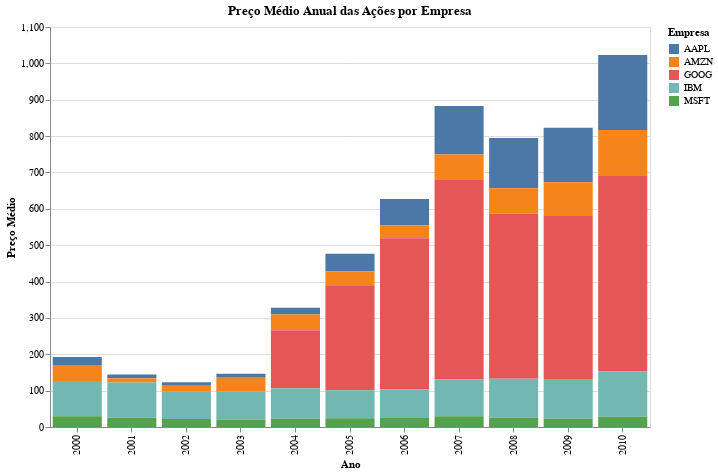

Notebook cell for this chart:
### Code cell
import pandas as pd
import altair as alt

url = "https://raw.githubusercontent.com/altair-viz/vega_datasets/master/vega_datasets/_data/stocks.csv"
df = pd.read_csv(url)

df['d'] = pd.to_datetime(df['date'])
df['a'] = df['d'].dt.year

pm = df.groupby(['a', 'symbol'])['price'].mean().reset_index()

graf = alt.Chart(pm).mark_bar().encode(
    x=alt.X('a:O', title='Ano'),
    y=alt.Y('price:Q', title='Preço Médio'),
    color=alt.Color('symbol:N', title='Empresa', legend=alt.Legend(title='Empresa')),
    tooltip=['a', 'symbol', 'price']
).properties(
    title='Preço Médio Anual das Ações por Empresa',
    width=600,
    height=400
).interactive()

graf.show()

### Figure 1 — Vega-Lite specification as saved in the notebook (floating-point values rounded to 4 significant figures)
{"config": {"view": {"continuousWidth": 300, "continuousHeight": 300}}, "data": {"name": "data-e91f421613a5344d49d5a864f547b6a4"}, "mark": {"type": "bar"}, "encoding": {"color": {"field": "symbol", "legend": {"title": "Empresa"}, "title": "Empresa", "type": "nominal"}, "tooltip": [{"field": "a", "type": "quantitative"}, {"field": "symbol", "type": "nominal"}, {"field": "price", "type": "quantitative"}], "x": {"field": "a", "title": "Ano", "type": "ordinal"}, "y": {"field": "price", "title": "Preço Médio", "type": "quantitative"}}, "height": 400, "params": [{"name": "param_7", "select": {"type": "interval", "encodings": ["x", "y"]}, "bind": "scales"}], "title": "Preço Médio Anual das Ações por Empresa", "width": 600, "$schema": "https://vega.github.io/schema/vega-lite/v5.20.1.json", "datasets": {"data-e91f421613a5344d49d5a864f547b6a4": [{"a": 2000, "symbol": "AAPL", "price": 21.75}, {"a": 2000, "symbol": "AMZN", "price": 43.93}, {"a": 2000, "symbol": "IBM", "price": 96.91}, {"a": 2000, "symbol": "MSFT", "price": 29.67}, {"a": 2001, "symbol": "AAPL", "price": 10.18}, {"a": 2001, "symbol": "AMZN", "price": 11.74}, {"a": 2001, "symbol": "IBM", "price": 96.97}, {"a": 2001, "symbol": "MSFT", "price": 25.35}, {"a": 2002, "symbol": "AAPL", "price": 9.408}, {"a": 2002, "symbol": "AMZN", "price": 16.72}, {"a": 2002, "symbol": "IBM", "price": 75.12}, {"a": 2002, "symbol": "MSFT", "price": 21.83}, {"a": 2003, "symbol": "AAPL", "price": 9.348}, {"a": 2003, "symbol": "AMZN", "price": 39.02}, {"a": 2003, "symbol": "IBM", "price": 77.31}, {"a": 2003, "symbol": "MSFT", "price": 20.93}, {"a": 2004, "symbol": "AAPL", "price": 18.72}, {"a": 2004, "symbol": "AMZN", "price": 43.27}, {"a": 2004, "symbol": "GOOG", "price": 159.5}, {"a": 2004, "symbol": "IBM", "price": 83.89}, {"a": 2004, "symbol": "MSFT", "price": 22.67}, {"a": 2005, "symbol": "AAPL", "price": 48.17}, {"a": 2005, "symbol": "AMZN", "price": 40.19}, {"a": 2005, "symbol": "GOOG", "price": 286.5}, {"a": 2005, "symbol": "IBM", "price": 77.5}, {"a": 2005, "symbol": "MSFT", "price": 23.85}, {"a": 2006, "symbol": "AAPL", "price": 72.04}, {"a": 2006, "symbol": "AMZN", "price": 36.25}, {"a": 2006, "symbol": "GOOG", "price": 415.3}, {"a": 2006, "symbol": "IBM", "price": 78.72}, {"a": 2006, "symbol": "MSFT", "price": 24.76}, {"a": 2007, "symbol": "AAPL", "price": 133.4}, {"a": 2007, "symbol": "AMZN", "price": 69.95}, {"a": 2007, "symbol": "GOOG", "price": 548.8}, {"a": 2007, "symbol": "IBM", "price": 101.3}, {"a": 2007, "symbol": "MSFT", "price": 29.28}, {"a": 2008, "symbol": "AAPL", "price": 138.5}, {"a": 2008, "symbol": "AMZN", "price": 69.02}, {"a": 2008, "symbol": "GOOG", "price": 455.0}, {"a": 2008, "symbol": "IBM", "price": 107.2}, {"a": 2008, "symbol": "MSFT", "price": 25.21}, {"a": 2009, "symbol": "AAPL", "price": 150.4}, {"a": 2009, "symbol": "AMZN", "price": 90.73}, {"a": 2009, "symbol": "GOOG", "price": 449.9}, {"a": 2009, "symbol": "IBM", "price": 109.3}, {"a": 2009, "symbol": "MSFT", "price": 22.87}, {"a": 2010, "symbol": "AAPL", "price": 206.6}, {"a": 2010, "symbol": "AMZN", "price": 124.2}, {"a": 2010, "symbol": "GOOG", "price": 539.0}, {"a": 2010, "symbol": "IBM", "price": 124.9}, {"a": 2010, "symbol": "MSFT", "price": 28.51}]}}
